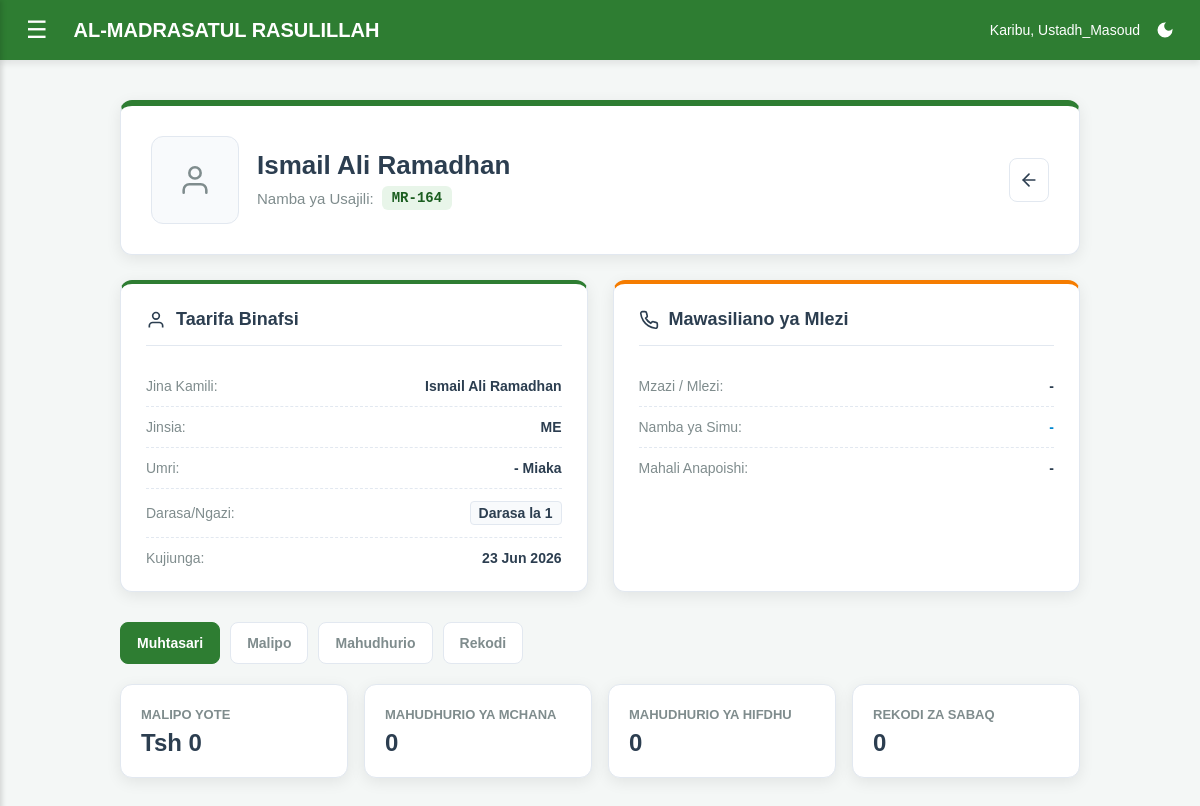
/madrasa/mwanafunzi/profile/208/ (signed in), run on the app's committed database.
### usimamizi/models.py (models this page shows, shortened)
class Mwanafunzi(models.Model):
    jina_kamili = models.CharField(
        max_length=100,
        unique=True,
        error_messages={
            'unique': "Mwanafunzi with this Jina already exists.",
        }
    )
    namba_ya_usajili = models.CharField(max_length=20, unique=True, blank=True)
    tarehe_ya_kuzaliwa = models.DateField(null=True, blank=True)
    mahala_anapoishi = models.CharField(max_length=100, null=True, blank=True)
    jina_la_mzazi = models.CharField(max_length=100, null=True, blank=True)
    namba_ya_simu_mzazi = models.CharField(max_length=15, null=True, blank=True)
    jinsia = models.CharField(max_length=2, choices=[('ME', 'Mwanamume (ME)'), ('KE', 'Mwanamke (KE)')], default='ME')
    darasa = models.ForeignKey(Darasa, on_delete=models.SET_NULL, null=True, blank=True)
    programu_ya_usiku = models.ForeignKey(Somo, on_delete=models.SET_NULL, null=True, blank=True, related_name='wanafunzi_usiku', help_text="Chagua kama anasoma usiku (Acha wazi kama hasomi usiku)")
    juzuu_aliyohifadhi = models.IntegerField(default=1)
    picha = models.ImageField(upload_to='picha_za_wanafunzi/', null=True, blank=True, validators=[validate_picha])
    tarehe_ya_kujiunga = models.DateField(auto_now_add=True)
    @property
    def umri(self):
        if self.tarehe_ya_kuzaliwa:
            leo = date.today()
            return leo.year - self.tarehe_ya_kuzaliwa.year - ((leo.month, leo.day) < (self.tarehe_ya_kuzaliwa.month, self.tarehe_ya_kuzaliwa.day))
        return "-"

class Darasa(models.Model):
    jina = models.CharField(max_length=50, help_text="Mfano: Darasa la Kwanza, Ibtidai, n.k.")
    maelezo = models.TextField(blank=True, null=True)

### usimamizi/views.py (the view)
# urls.py: path('mwanafunzi/profile/<int:mwanafunzi_id>/', views.mwanafunzi_profile, name='mwanafunzi_profile'),
@login_required(login_url='ingia')
def mwanafunzi_profile(request, mwanafunzi_id):
    mwanafunzi = get_object_or_404(Mwanafunzi, id=mwanafunzi_id)
    tab_teule = request.GET.get('tab', 'muhtasari')
    mahudhurio_kawaida = Hudhurio.objects.filter(mwanafunzi=mwanafunzi, aina_ya_rekodi='Kawaida').order_by('-tarehe')
    mahudhurio_hifdhu = Hudhurio.objects.filter(mwanafunzi=mwanafunzi, aina_ya_rekodi='Hifdhu').order_by('-tarehe')
    malipo_yote = mwanafunzi.malipo_yote.select_related('aina_ya_malipo').order_by('-tarehe_ya_malipo')
    sabaq_darasa = RekodiHifdhu.objects.filter(mwanafunzi=mwanafunzi, aina_ya_rekodi='Darasa').select_related('somo', 'mwalimu').order_by('-tarehe')
    sabaq_usiku = RekodiHifdhu.objects.filter(mwanafunzi=mwanafunzi, aina_ya_rekodi='Usiku').select_related('somo', 'mwalimu').order_by('-tarehe')
    jumla_malipo = malipo_yote.aggregate(jumla=Sum('kiasi_kilicholipwa'))['jumla'] or 0
    return render(request, 'usimamizi/mwanafunzi_profile.html', {
        'mwanafunzi': mwanafunzi,
        'tab_teule': tab_teule,
        'mahudhurio_kawaida': mahudhurio_kawaida,
        'mahudhurio_hifdhu': mahudhurio_hifdhu,
        'malipo_yote': malipo_yote,
        'sabaq_darasa': sabaq_darasa,
        'sabaq_usiku': sabaq_usiku,
        'jumla_malipo': jumla_malipo,
    })

### usimamizi/templates/usimamizi/mwanafunzi_profile.html (shortened to what this page needs)
{% extends 'usimamizi/base.html' %}
{% load static %}
{% block extra_css %}
<link rel="stylesheet" href="{% static 'usimamizi/css/pages/mwanafunzi_profile.css' %}?v=20260708a">
{% endblock %}
{% block maudhui %}
<div class="page-shell mwanafunzi_profile-inline-1">
    <div class="app-card app-page-header app-card-accent-top-primary profile-header">
        <div class="profile-identity">
            {% if mwanafunzi.picha %}
                <img src="{{ mwanafunzi.picha.url }}" alt="{{ mwanafunzi.jina_kamili }}" class="student-photo">
            {% else %}
                <div class="student-photo-placeholder" aria-label="Hakuna picha">
                    <svg xmlns="http://www.w3.org/2000/svg" width="34" height="34" viewBox="0 0 24 24" fill="none" stroke="currentColor" stroke-width="1.8" stroke-linecap="round" stroke-linejoin="round"><path d="M20 21v-2a4 4 0 0 0-4-4H8a4 4 0 0 0-4 4v2"></path><circle cx="12" cy="7" r="4"></circle></svg>
                </div>
            {% endif %}
            <div class="profile-title">
                <h1>{{ mwanafunzi.jina_kamili }}</h1>
                <p>
                    Namba ya Usajili: <span class="reg-number">{{ mwanafunzi.namba_ya_usajili }}</span>
                </p>
            </div>
        </div>
        <a href="{% url 'orodha_wanafunzi' %}" class="app-btn app-btn-icon app-btn-outline btn-icon-back" title="Rudi kwenye Orodha">
            <svg xmlns="http://www.w3.org/2000/svg" width="20" height="20" viewBox="0 0 24 24" fill="none" stroke="currentColor" stroke-width="2" stroke-linecap="round" stroke-linejoin="round"><line x1="19" y1="12" x2="5" y2="12"></line><polyline points="12 19 5 12 12 5"></polyline></svg>
        </a>
    </div>
    <div class="info-grid">
        <div class="app-card app-card-accent-top-primary info-card mwanafunzi_profile-inline-2">
            <h3 class="info-card-title">
                <svg xmlns="http://www.w3.org/2000/svg" width="20" height="20" viewBox="0 0 24 24" fill="none" stroke="currentColor" stroke-width="2"><path d="M20 21v-2a4 4 0 0 0-4-4H8a4 4 0 0 0-4 4v2"></path><circle cx="12" cy="7" r="4"></circle></svg>
                Taarifa Binafsi
            </h3>
            <ul class="info-list">
                <li><span class="info-label">Jina Kamili:</span> <span class="info-value">{{ mwanafunzi.jina_kamili }}</span></li>
                <li><span class="info-label">Jinsia:</span> <span class="info-value">{{ mwanafunzi.jinsia }}</span></li>
                <li><span class="info-label">Umri:</span> <span class="info-value">{{ mwanafunzi.umri|default:"-" }} Miaka</span></li>
                <li><span class="info-label">Darasa/Ngazi:</span> <span class="info-value highlight-value">{{ mwanafunzi.darasa.jina|default:"Hajapangiwa" }}</span></li>
                <li><span class="info-label">Kujiunga:</span> <span class="info-value">{{ mwanafunzi.tarehe_ya_kujiunga|date:"d M Y" }}</span></li>
            </ul>
        </div>
        <div class="app-card app-card-accent-top-warning info-card mwanafunzi_profile-inline-3">
            <h3 class="info-card-title">
                Mawasiliano ya Mlezi
            </h3>
            <ul class="info-list">
                <li><span class="info-label">Mzazi / Mlezi:</span> <span class="info-value">{{ mwanafunzi.jina_la_mzazi|default:"-" }}</span></li>
                <li><span class="info-label">Namba ya Simu:</span> <span class="info-value mwanafunzi_profile-inline-4">{{ mwanafunzi.namba_ya_simu_mzazi|default:"-" }}</span></li>
                <li><span class="info-label">Mahali Anapoishi:</span> <span class="info-value">{{ mwanafunzi.mahala_anapoishi|default:"-" }}</span></li>
            </ul>
        </div>
    </div>
    <div class="profile-tabs">
        <a href="?tab=muhtasari" class="profile-tab {% if tab_teule == 'muhtasari' %}profile-tab-active{% endif %}">Muhtasari</a>
        <a href="?tab=malipo" class="profile-tab {% if tab_teule == 'malipo' %}profile-tab-active{% endif %}">Malipo</a>
        <a href="?tab=mahudhurio" class="profile-tab {% if tab_teule == 'mahudhurio' %}profile-tab-active{% endif %}">Mahudhurio</a>
        <a href="?tab=rekodi" class="profile-tab {% if tab_teule == 'rekodi' %}profile-tab-active{% endif %}">Rekodi</a>
    </div>
    {% if tab_teule == 'muhtasari' %}
        <div class="summary-grid">
            <div class="app-card summary-card">
                <span class="summary-label">Malipo Yote</span>
                <strong>Tsh {{ jumla_malipo|floatformat:"0" }}</strong>
            </div>
            <div class="app-card summary-card">
                <span class="summary-label">Mahudhurio ya Mchana</span>
                <strong>{{ mahudhurio_kawaida.count }}</strong>
            </div>
            <div class="app-card summary-card">
                <span class="summary-label">Mahudhurio ya Hifdhu</span>
                <strong>{{ mahudhurio_hifdhu.count }}</strong>
            </div>
            <div class="app-card summary-card">
                <span class="summary-label">Rekodi za Sabaq</span>
                <strong>{{ sabaq_darasa.count|add:sabaq_usiku.count }}</strong>
            </div>
        </div>
    {% endif %}
</div>
{% endblock %}

### usimamizi/templates/usimamizi/base.html (shortened to what this page needs)
{% load static %}
<!DOCTYPE html>
<html lang="sw">
<head>
    <link rel="stylesheet" href="{% static 'usimamizi/css/base.css' %}?v=20260706a">
    {% block extra_css %}{% endblock %}
</head>
<body>
<div class="header">
    <button class="menu-btn" onclick="openNav()">☰</button>
    <h2>AL-MADRASATUL RASULILLAH</h2>
    <div class="user-actions">
        <span class="user-greeting">Karibu, {{ request.user.username }}</span>
        <button class="theme-switch" onclick="toggleTheme()" id="themeBtn" title="Badili Muonekano"></button>
    </div>
</div>
<div class="main-content" id="main">
    {% block maudhui %}{% endblock %}
</div>
</body>
</html>

### usimamizi/static/usimamizi/css/base.css (style rules this page uses)
:root { color-scheme: light; --primary: #2E7D32; --primary-color: var(--primary); --primary-hover: #1b5e20; --secondary: #0288D1; --accent: #673ab7; --warning: #f57c00; --danger: #d32f2f; --success: #388e3c; --female: #c2185b; --hifdhu-accent: var(--secondary); --nav-bg: #2E7D32; --nav-hover-bg: #2E7D32; --sidebar-bg: #1b5e20; --sidebar-submenu-bg: #144d18; --bg-body: #f4f7f6; --bg-color: var(--bg-body); --card-bg: #ffffff; --surface-bg: #ffffff; --surface-muted: #f8fafc; --table-header: #f8fafc; --hover-bg: #f8fafc; --input-bg: #ffffff; --text-main: #2c3e50; --text-muted: #7f8c8d; --text-normal: #444444; --text-faint: #888888; --title-color: #1b5e20; --subtitle-color: #666666; --text-on-primary: #ffffff; --border-color: #e2e8f0; --focus-ring: rgba(46, 125, 50, 0.15); --shadow-color: rgba(0, 0, 0, 0.08); --shadow-strong: rgba(0, 0, 0, 0.14); --tangazo-bg: #f1f8e9; --badge-bg: #e8f5e9; --success-bg: #e8f5e9; --success-text: #1b5e20; --success-border: #a5d6a7; --info-bg: #e3f2fd; --info-text: #0d47a1; --info-border: #90caf9; --warning-bg: #fff8e1; --warning-text: #8d6e00; --warning-border: #ffe082; --danger-bg: #fde8e8; --danger-text: #c62828; --danger-border: #f8b4b4; --button-bg: var(--primary); --button-bg-hover: var(--primary-hover); --button-text: var(--text-on-primary); --button-secondary-bg: var(--secondary); --button-muted-bg: #eeeeee; --form-accent: var(--primary); --form-focus-shadow: var(--focus-ring); --form-button-shadow: rgba(46, 125, 50, 0.2); }
* { box-sizing: border-box; }
body { margin: 0; font-family: Arial, sans-serif; background-color: var(--bg-body); color: var(--text-main); transition: background-color 0.25s ease, color 0.25s ease; }
a { color: inherit; }
.header { background-color: var(--nav-bg); color: var(--text-on-primary); padding: 15px 20px; display: flex; align-items: center; box-shadow: 0 4px 6px var(--shadow-color); position: sticky; top: 0; z-index: 10; transition: background-color 0.25s ease, border-color 0.25s ease; }
.menu-btn { font-size: 24px; cursor: pointer; background: none; border: none; color: var(--text-on-primary); margin-right: 20px; }
.header h2 { margin: 0; font-size: 20px; flex: 1; white-space: nowrap; overflow: hidden; text-overflow: ellipsis; }
.main-content { padding: 20px; transition: margin-left .3s; }
.card, [class$="-card"], [class*="-card "], [class$="-box"], [class*="-box "] { color: var(--text-main); }
button, .btn, [class^="btn-"], [class*=" btn-"] { transition: background-color 0.2s ease, border-color 0.2s ease, color 0.2s ease, transform 0.2s ease; }
.page-shell { width: min(100%, 1650px); margin: 0 auto; }
.app-card { background: var(--card-bg); color: var(--text-main); border: 1px solid var(--border-color); border-radius: 8px; box-shadow: 0 6px 18px var(--shadow-color); }
.app-card-accent-top-primary { border-top: 6px solid var(--primary); }
.app-card-accent-top-warning { border-top: 6px solid var(--warning); }
.app-page-header { display: flex; align-items: center; justify-content: space-between; gap: 20px; padding: 28px 32px; }
.app-btn { display: inline-flex; align-items: center; justify-content: center; gap: 8px; min-height: 44px; padding: 0 18px; border: 1px solid transparent; border-radius: 8px; font: inherit; font-weight: 700; line-height: 1; text-decoration: none; cursor: pointer; white-space: nowrap; }
.app-btn-outline { background: transparent; border-color: var(--border-color); color: var(--text-main); }
.app-btn-icon { width: 44px; padding: 0; }
.user-actions { display: flex; align-items: center; gap: 10px; }
.theme-switch { background: transparent; border: none; cursor: pointer; display: flex; align-items: center; justify-content: center; padding: 5px; outline: none; transition: transform 0.2s ease; }
.user-greeting { font-weight: 500; font-size: 14px; color: #ffffff; white-space: nowrap; }

### data on the page
Mwanafunzi: jina_kamili "Ismail Ali Ramadhan", namba_ya_usajili "MR-164", jinsia "ME", umri "-", darasa.jina "Darasa la 1", tarehe_ya_kujiunga "23 Jun 2026", jina_la_mzazi "-", namba_ya_simu_mzazi "-", mahala_anapoishi "-"

### other printed values
{{ request.user.username }} "Ustadh_Masoud"
{{ jumla_malipo|floatformat:"0" }} "0"
{{ mahudhurio_kawaida.count }} "0"
{{ mahudhurio_hifdhu.count }} "0"
{{ sabaq_darasa.count|add:sabaq_usiku.count }} "0"
